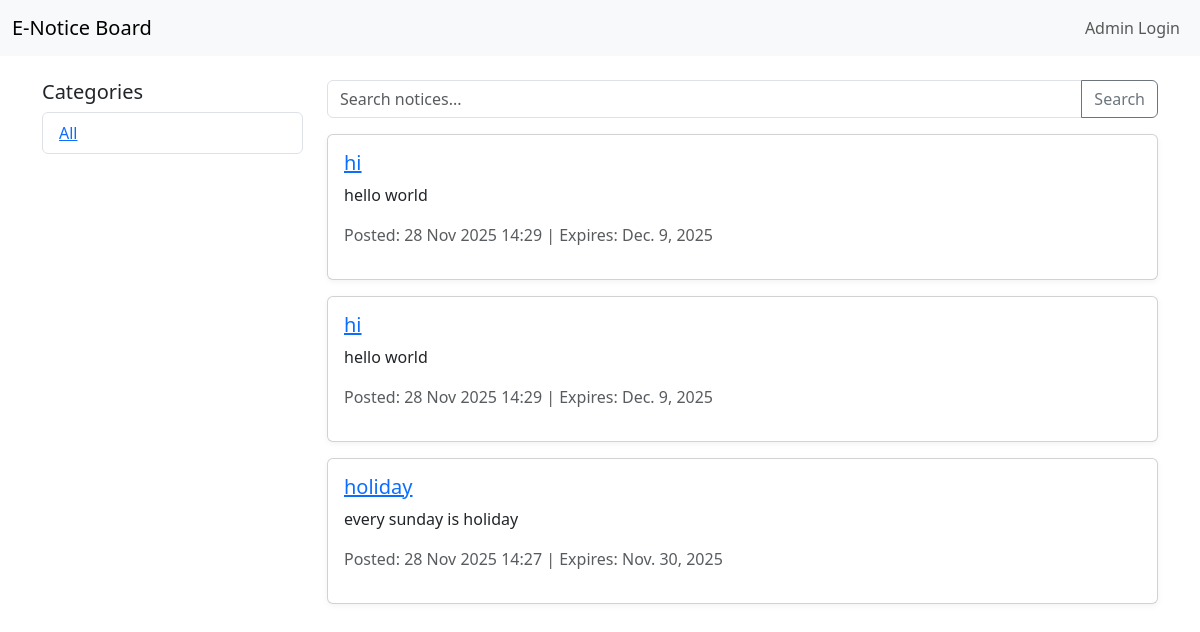
The page / on the database its author committed.
### notices/models.py (models this page shows, shortened)
class Notice(models.Model):
    title = models.CharField(max_length=200)
    content = models.TextField()
    file = models.FileField(upload_to='notices_files/', blank=True, null=True)
    category = models.ForeignKey(Category, on_delete=models.SET_NULL, null=True, blank=True)
    created_at = models.DateTimeField(auto_now_add=True)
    expiry_date = models.DateField(null=True, blank=True)
    posted_by = models.ForeignKey(User, on_delete=models.SET_NULL, null=True, blank=True)

### notices/views.py (the view)
# urls.py: path('', views.index, name='index'),
def index(request):
    q = request.GET.get('q')
    cat = request.GET.get('cat')
    notices = Notice.objects.order_by('-created_at')
    today = timezone.localdate()
    notices = notices.filter(Q(expiry_date__isnull=True) | Q(expiry_date__gte=today))
    if q:
        notices = notices.filter(Q(title__icontains=q) | Q(content__icontains=q))
    if cat:
        notices = notices.filter(category__id=cat)
    categories = Category.objects.all()
    return render(request, 'notices/index.html', {'notices': notices, 'categories': categories})

### templates/notices/index.html (shortened to what this page needs)
{% extends 'notices/base.html' %}
{% block content %}
<div class="row">
  <div class="col-md-3">
    <h5>Categories</h5>
    <ul class="list-group">
      <li class="list-group-item"><a href="/">All</a></li>
    </ul>
  </div>
  <div class="col-md-9">
    <form method="get" class="mb-3">
      <div class="input-group">
        <input name="q" value="{{ request.GET.q }}" type="search" class="form-control" placeholder="Search notices...">
        <button class="btn btn-outline-secondary">Search</button>
      </div>
    </form>
    {% for n in notices %}
      <div class="card mb-3">
        <div class="card-body">
          <h5 class="card-title"><a href="{% url 'notices:notice_detail' n.id %}">{{ n.title }}</a></h5>
          <p class="card-text">{{ n.content|truncatechars:200 }}</p>
          <p class="text-muted">Posted: {{ n.created_at|date:"d M Y H:i" }} {% if n.expiry_date %} | Expires: {{ n.expiry_date }}{% endif %}</p>
        </div>
      </div>
    {% empty %}
      <p>No notices found.</p>
    {% endfor %}
  </div>
</div>
{% endblock %}

### templates/notices/base.html (shortened to what this page needs)
<!doctype html>
<html>
<head>
  <link href="/static/css/style.css" rel="stylesheet">
  <link href="https://cdn.jsdelivr.net/npm/bootstrap@5.3.2/dist/css/bootstrap.min.css" rel="stylesheet">
</head>
<body>
  <nav class="navbar navbar-expand-lg navbar-light bg-light">
    <div class="container-fluid">
      <a class="navbar-brand" href="/">E-Notice Board</a>
      <div class="collapse navbar-collapse">
        <ul class="navbar-nav ms-auto">
          {% if user.is_authenticated %}
            <li class="nav-item"><a class="nav-link" href="{% url 'notices:add_notice' %}">Add Notice</a></li>
            <li class="nav-item"><a class="nav-link" href="{% url 'notices:logout' %}">Logout</a></li>
          {% else %}
            <li class="nav-item"><a class="nav-link" href="{% url 'notices:login' %}">Admin Login</a></li>
          {% endif %}
        </ul>
      </div>
    </div>
  </nav>
  <div class="container mt-4">
    {% block content %}{% endblock %}
  </div>
</body>
</html>

### static/css/style.css (style rules this page uses)
body { padding-bottom: 60px; }
.card { box-shadow: 0 2px 6px rgba(0,0,0,.05); }

### rows shown on the page
Notice: title "hi", content "hello world", created_at "28 Nov 2025 14:29", expiry_date "Dec. 9, 2025"
Notice: title "hi", content "hello world", created_at "28 Nov 2025 14:29", expiry_date "Dec. 9, 2025"
Notice: title "holiday", content "every sunday is holiday", created_at "28 Nov 2025 14:27", expiry_date "Nov. 30, 2025"
